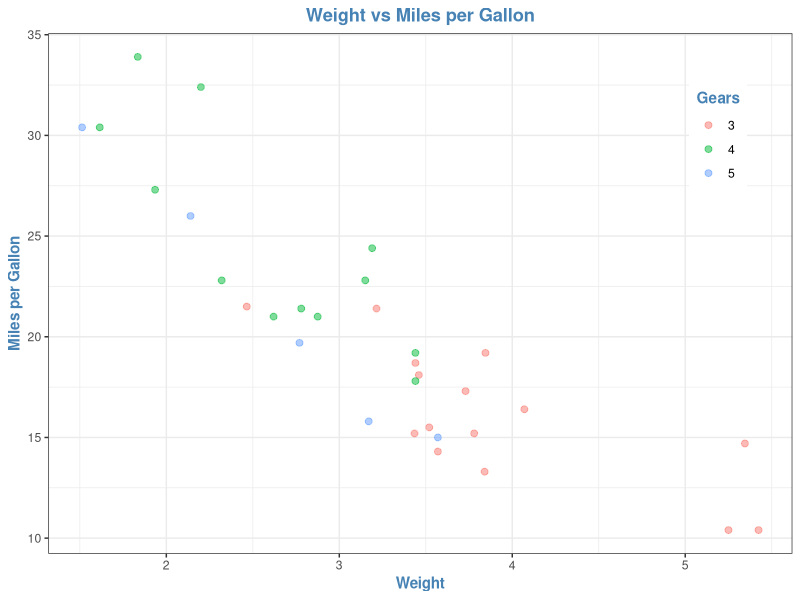
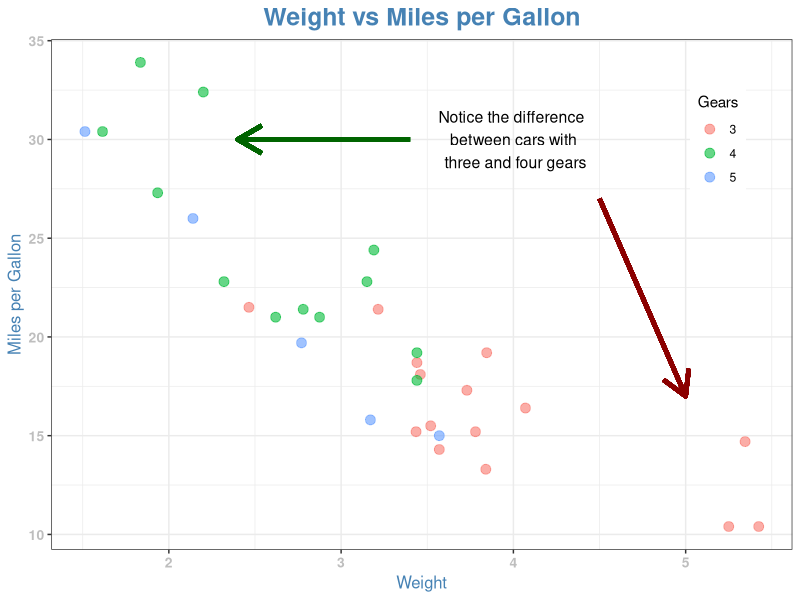
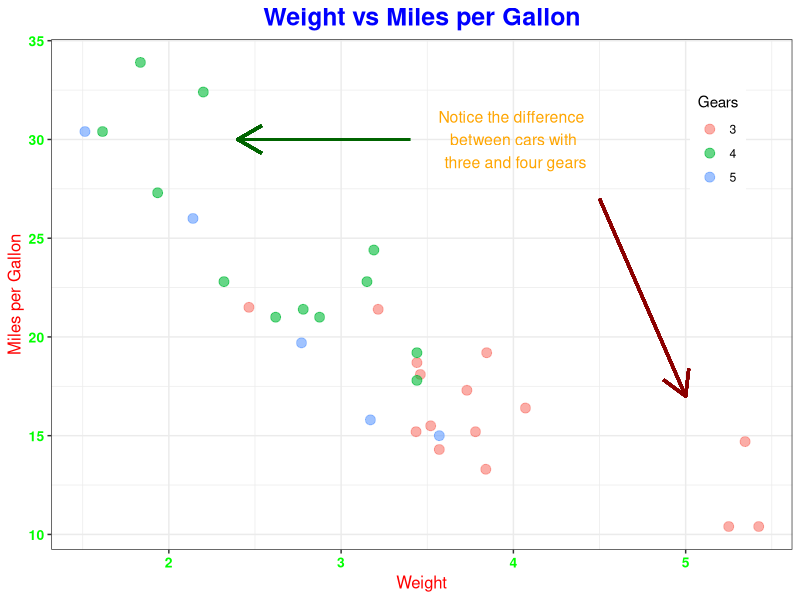

The R script that drew these images, in order:
library(tidyverse)

?mtcars
glimpse(mtcars)
unique(mtcars$gear)

theme_set(theme_bw() +
            theme(title = element_text(colour = "steelblue", face = "bold")))

mtcars %>% 
  ggplot(aes(wt, mpg, color = as.factor(gear))) + 
  geom_point(size = 2, alpha = 0.5) +
  labs(title = "Weight vs Miles per Gallon",
       x = "Weight", y = "Miles per Gallon",
       color = "Gears") +
  theme(plot.title = element_text(hjust = 0.5)) +
  theme(legend.position = c(.90, .80))          

### hjust means horizontal adjustment


###################################################################################################
mtcars %>% 
  ggplot(aes(x = wt, y = mpg, color = factor(gear))) +
  geom_point(size = 3, alpha = 0.6) +
  labs(title = "Weight vs Miles per Gallon",
       x = "Weight", y = "Miles per Gallon",
       color = "Gears") +
  theme_bw() +
  theme(plot.title = element_text(size = 18, face = "bold",
                                  color = "steelblue", hjust = 0.5),
        axis.text = element_text(size = 10, color = "grey", face = "bold"),
        axis.title = element_text(size = 12, color = "steelblue"),
        legend.position = c(0.9, 0.8)) +
  annotate("text", x = 4, y = 30,
           label = "Notice the difference \n between cars with \n three and four gears",
           color = "black", face = "bold", size = 4) +
  geom_segment(x = 4.5, y = 27, xend = 5, yend = 17,
               arrow = arrow(length = unit(0.7, "cm")), color = "darkred", size = 1.5) +
  geom_segment(x = 3.4, y = 30, xend = 2.4, yend = 30,
               arrow = arrow(length = unit(0.7, "cm")), color = "darkgreen", size = 1.5)
###################################################################################################

mtcars %>% 
  ggplot(aes(x = wt, y = mpg, color = factor(gear))) +
  geom_point(size = 3, alpha = 0.6) +
  labs(title = "Weight vs Miles per Gallon",
       x = "Weight", y = "Miles per Gallon",
       color = "Gears") +
  theme_bw() +
  theme(plot.title = element_text(size = 18, face = "bold",
                                  color = "blue", hjust = 0.5),
        axis.text = element_text(size = 10, color = "green", face = "bold"),
        axis.title = element_text(size = 12, color = "red"),
        legend.position = c(0.9, 0.8)) +
  annotate("text", x = 4, y = 30,
           label = "Notice the difference \n between cars with \n three and four gears",
           color = "orange", face = "bold", size = 4) +
  geom_segment(x = 4.5, y = 27, xend = 5, yend = 17,
               arrow = arrow(length = unit(0.7, "cm")), color = "darkred", size = 1) +
  geom_segment(x = 3.4, y = 30, xend = 2.4, yend = 30,
               arrow = arrow(length = unit(0.7, "cm")), color = "darkgreen", size = 1)


